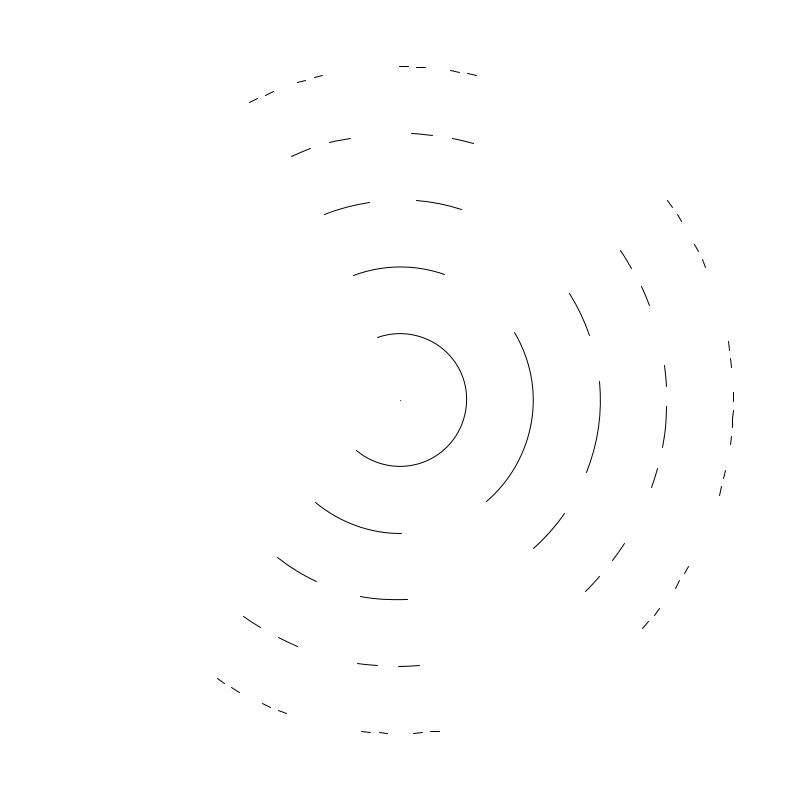
Frame 1 (no input)
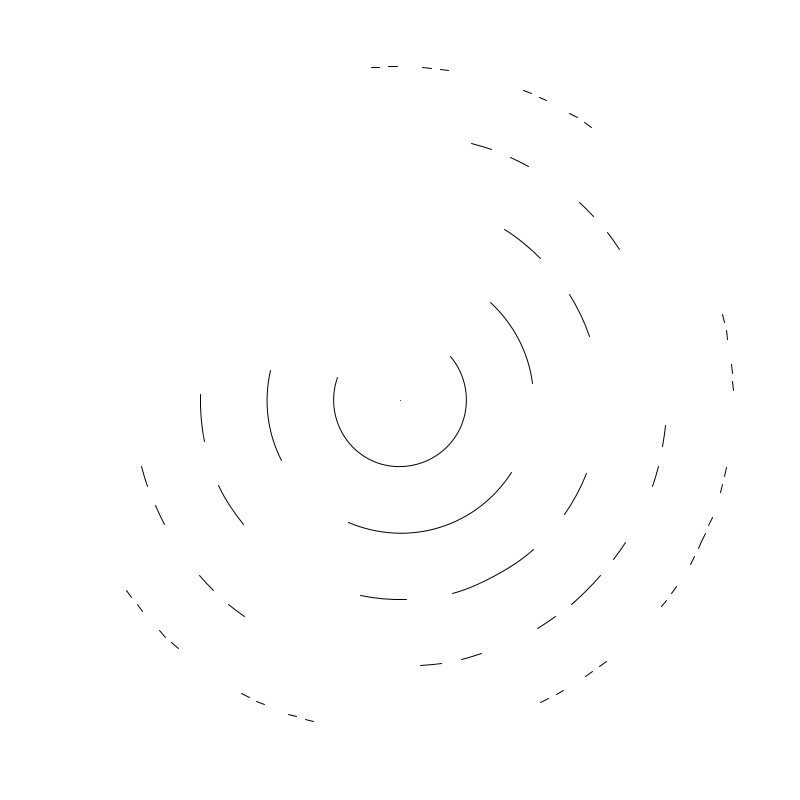
Frame 60 (the mouse pressed at the canvas centre just before this capture)
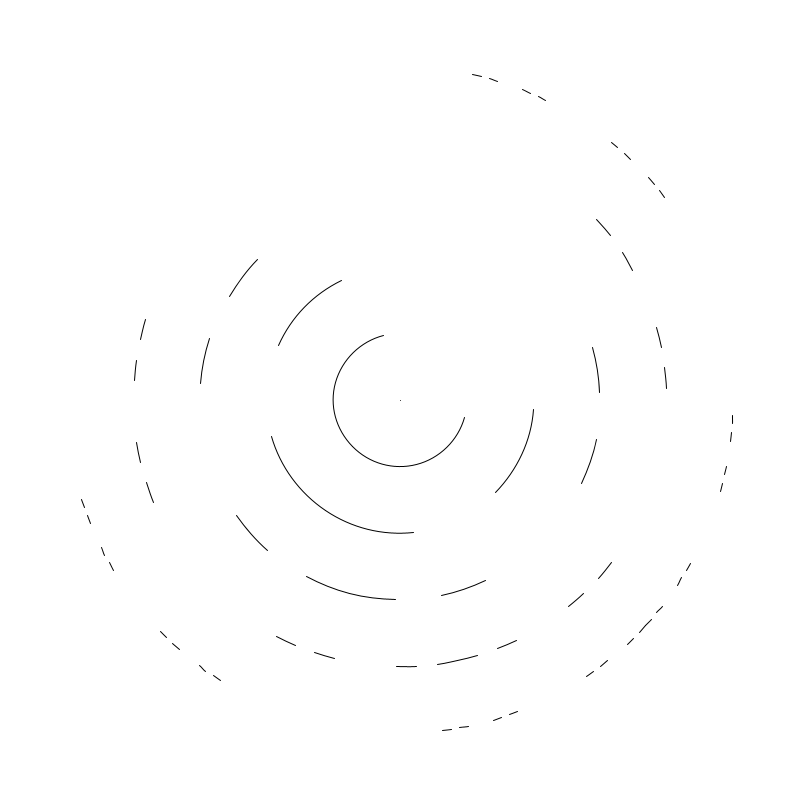
Frame 120 (the mouse held since frame 60 and released just before this capture)

The Processing sketch that drew these frames (run headless with seeded random() and noise(); from frame 60 on, the mouse is pressed at the canvas centre):

// Processing sketch: CantorCircles
// ── CantorCircles.pde
ArrayList<PVector> Cantor(ArrayList<PVector> last){
  ArrayList<PVector> result = new ArrayList<PVector>();
  for(int i = 0; i < last.size(); i++) {
    // Remove the middle third
    float len = last.get(i).y - last.get(i).x;
    result.add(new PVector(last.get(i).x, last.get(i).x + len/3.0));
    result.add(new PVector(last.get(i).x + 2*len/3.0, last.get(i).y));
  }
  return result;
}

ArrayList<PVector> currentSet = new ArrayList<PVector>();
final int iterations = 6;

void setup() {
  colorMode(HSB,100);
  size(800, 800);
 
}

void draw(){
  background(0xffffff);
  float t = millis()/1000.0;
  currentSet.clear();
  currentSet.add(new PVector(0,TAU));
  
  for(int i = 0; i < iterations; i ++){
    float per = ((float)i/iterations);
    float off = t*(1 - per*per);
    for(int j = 0; j < currentSet.size(); j++)
    {
      noFill();
      arc(width/2,height/2, per*width,per*height,
      currentSet.get(j).x + off, currentSet.get(j).y + off);
    }
    
    currentSet = Cantor(currentSet);
  }
}
